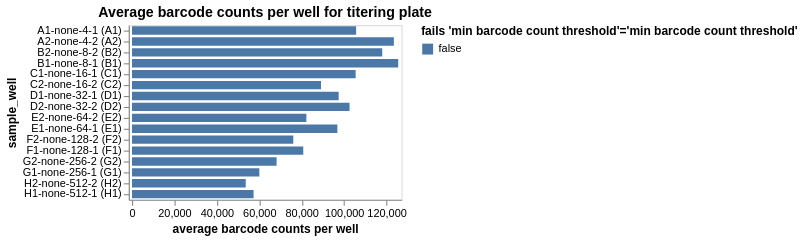

Source (notebook cell):
### Markdown cell above
Plot average counts per barcode.
If a sample has inadequate barcode counts, it may not have good enough statistics for accurate analysis, and a QC-threshold is applied:

### Code cell
avg_barcode_counts = (
    counts.groupby(
        ["well", "sample_well"],
        dropna=False,
        as_index=False,
    )
    .aggregate(avg_count=pd.NamedAgg("count", "mean"))
    .assign(
        fails_qc=lambda x: (
            x["avg_count"] < 500
        ),
    )
)

avg_barcode_counts_chart = (
    alt.Chart(avg_barcode_counts)
    .encode(
        alt.X(
            "avg_count",
            title="average barcode counts per well",
            scale=alt.Scale(nice=False, padding=3),
        ),
        alt.Y("sample_well", sort=sample_wells),
        alt.Color(
            "fails_qc",
            title=f"fails {'min barcode count threshold'=}",
            legend=alt.Legend(titleLimit=500),
        ),
        tooltip=[
            alt.Tooltip(c, format=".3g") if avg_barcode_counts[c].dtype == float else c
            for c in avg_barcode_counts.columns
        ],
    )
    .mark_bar(height={"band": 0.85})
    .properties(
        height=alt.Step(10),
        width=250,
        title=f"Average barcode counts per well for titering plate",
    )
    .configure_axis(grid=False)
)

display(avg_barcode_counts_chart)

# drop wells failing QC
avg_barcode_counts_per_well_drops = list(avg_barcode_counts.query("fails_qc")["well"])

### Figure 1 — Vega-Lite specification as saved in the notebook (floating-point values rounded to 4 significant figures)
{"config": {"view": {"continuousWidth": 300, "continuousHeight": 300}, "axis": {"grid": false}}, "data": {"name": "data-31ad636cfb90362a609943b919a8aebd"}, "mark": {"type": "bar", "height": {"band": 0.85}}, "encoding": {"color": {"field": "fails_qc", "legend": {"titleLimit": 500}, "title": "fails 'min barcode count threshold'='min barcode count threshold'", "type": "nominal"}, "tooltip": [{"field": "well", "type": "nominal"}, {"field": "sample_well", "type": "nominal"}, {"field": "avg_count", "format": ".3g", "type": "quantitative"}, {"field": "fails_qc", "type": "nominal"}], "x": {"field": "avg_count", "scale": {"nice": false, "padding": 3}, "title": "average barcode counts per well", "type": "quantitative"}, "y": {"field": "sample_well", "sort": ["A1-none-4-1 (A1)", "A1-none-4-1 (A1)", "A1-none-4-1 (A1)", "A1-none-4-1 (A1)", "A1-none-4-1 (A1)", "A2-none-4-2 (A2)", "A2-none-4-2 (A2)", "A2-none-4-2 (A2)", "A2-none-4-2 (A2)", "A2-none-4-2 (A2)", "B2-none-8-2 (B2)", "B2-none-8-2 (B2)", "B2-none-8-2 (B2)", "B1-none-8-1 (B1)", "B1-none-8-1 (B1)", "B1-none-8-1 (B1)", "B1-none-8-1 (B1)", "B2-none-8-2 (B2)", "B2-none-8-2 (B2)", "B1-none-8-1 (B1)", "C1-none-16-1 (C1)", "C1-none-16-1 (C1)", "C2-none-16-2 (C2)", "C1-none-16-1 (C1)", "C2-none-16-2 (C2)", "C2-none-16-2 (C2)", "C1-none-16-1 (C1)", "C2-none-16-2 (C2)", "C2-none-16-2 (C2)", "C1-none-16-1 (C1)", "D1-none-32-1 (D1)", "D1-none-32-1 (D1)", "D2-none-32-2 (D2)", "D2-none-32-2 (D2)", "D2-none-32-2 (D2)", "D1-none-32-1 (D1)", "D1-none-32-1 (D1)", "D1-none-32-1 (D1)", "D2-none-32-2 (D2)", "D2-none-32-2 (D2)", "E2-none-64-2 (E2)", "E2-none-64-2 (E2)", "E2-none-64-2 (E2)", "E1-none-64-1 (E1)", "E1-none-64-1 (E1)", "E1-none-64-1 (E1)", "E2-none-64-2 (E2)", "E2-none-64-2 (E2)", "E1-none-64-1 (E1)", "E1-none-64-1 (E1)", "F2-none-128-2 (F2)", "F1-none-128-1 (F1)", "F1-none-128-1 (F1)", "F1-none-128-1 (F1)", "F1-none-128-1 (F1)", "F1-none-128-1 (F1)", "F2-none-128-2 (F2)", "F2-none-128-2 (F2)", "F2-none-128-2 (F2)", "F2-none-128-2 (F2)", "G2-none-256-2 (G2)", "G1-none-256-1 (G1)", "G1-none-256-1 (G1)", "G1-none-256-1 (G1)", "G2-none-256-2 (G2)", "G2-none-256-2 (G2)", "G1-none-256-1 (G1)", "G1-none-256-1 (G1)", "G2-none-256-2 (G2)", "G2-none-256-2 (G2)", "H2-none-512-2 (H2)", "H1-none-512-1 (H1)", "H1-none-512-1 (H1)", "H2-none-512-2 (H2)", "H2-none-512-2 (H2)", "H2-none-512-2 (H2)", "H1-none-512-1 (H1)", "H1-none-512-1 (H1)", "H1-none-512-1 (H1)", "H2-none-512-2 (H2)"], "type": "nominal"}}, "height": {"step": 10}, "title": "Average barcode counts per well for titering plate", "width": 250, "$schema": "https://vega.github.io/schema/vega-lite/v6.1.0.json", "datasets": {"data-31ad636cfb90362a609943b919a8aebd": [{"well": "A1", "sample_well": "A1-none-4-1 (A1)", "avg_count": 105700.0, "fails_qc": false}, {"well": "A2", "sample_well": "A2-none-4-2 (A2)", "avg_count": 123500.0, "fails_qc": false}, {"well": "B1", "sample_well": "B1-none-8-1 (B1)", "avg_count": 125500.0, "fails_qc": false}, {"well": "B2", "sample_well": "B2-none-8-2 (B2)", "avg_count": 118000.0, "fails_qc": false}, {"well": "C1", "sample_well": "C1-none-16-1 (C1)", "avg_count": 105400.0, "fails_qc": false}, {"well": "C2", "sample_well": "C2-none-16-2 (C2)", "avg_count": 89110.0, "fails_qc": false}, {"well": "D1", "sample_well": "D1-none-32-1 (D1)", "avg_count": 97440.0, "fails_qc": false}, {"well": "D2", "sample_well": "D2-none-32-2 (D2)", "avg_count": 102600.0, "fails_qc": false}, {"well": "E1", "sample_well": "E1-none-64-1 (E1)", "avg_count": 96820.0, "fails_qc": false}, {"well": "E2", "sample_well": "E2-none-64-2 (E2)", "avg_count": 82200.0, "fails_qc": false}, {"well": "F1", "sample_well": "F1-none-128-1 (F1)", "avg_count": 80750.0, "fails_qc": false}, {"well": "F2", "sample_well": "F2-none-128-2 (F2)", "avg_count": 76050.0, "fails_qc": false}, {"well": "G1", "sample_well": "G1-none-256-1 (G1)", "avg_count": 60040.0, "fails_qc": false}, {"well": "G2", "sample_well": "G2-none-256-2 (G2)", "avg_count": 68170.0, "fails_qc": false}, {"well": "H1", "sample_well": "H1-none-512-1 (H1)", "avg_count": 57330.0, "fails_qc": false}, {"well": "H2", "sample_well": "H2-none-512-2 (H2)", "avg_count": 53620.0, "fails_qc": false}]}}
